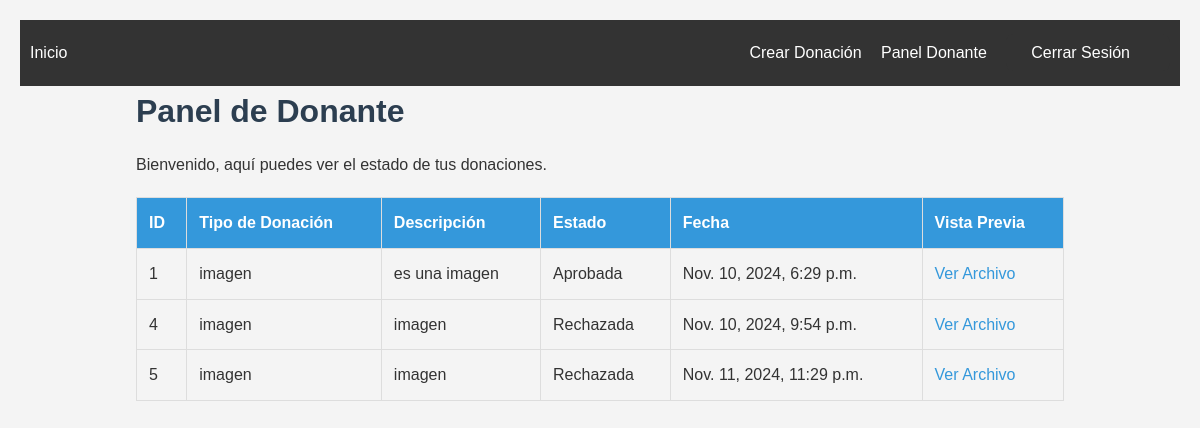
The app's page /donaciones/panel_donante/ (signed in), older data.
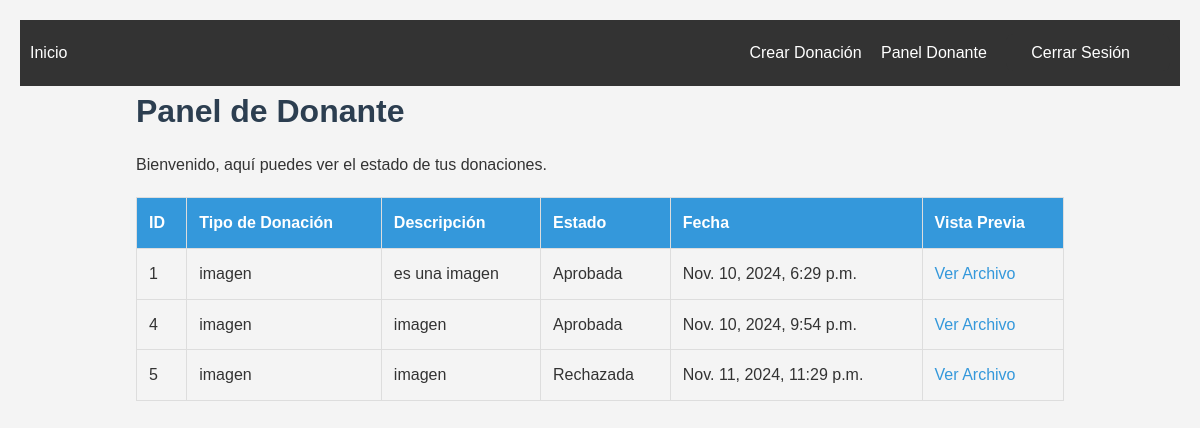
The same page, newer data.
### donaciones/models.py (models this page shows, shortened)
class Donacion(models.Model):
    TIPO_CHOICES = [
        ('imagen', 'Imagen'),
        ('video', 'Video'),
        ('documento', 'Documento'),
        ('audio', 'Audio'),
    ]
    usuario = models.ForeignKey(User, on_delete=models.CASCADE)
    perfil = models.ForeignKey(Perfil, on_delete=models.CASCADE, default=1)  # Asignamos un valor por defecto
    tipo_donacion = models.CharField(max_length=20, choices=TIPO_CHOICES)
    descripcion = models.TextField()
    archivo = models.FileField(upload_to='donaciones/', null=True, blank=True)
    estado = models.CharField(max_length=10, default='pendiente')
    fecha = models.DateTimeField(default=timezone.now)

### donaciones/views.py (the view)
# urls.py: path('panel_donante/', views.panel_donante, name='panel_donante'),
@login_required
def panel_donante(request):
    donaciones = Donacion.objects.filter(usuario=request.user)  # Obtienen las donaciones del usuario
    return render(request, 'donaciones/panel_donante.html', {'donaciones': donaciones})

### donaciones/templates/donaciones/panel_donante.html (shortened to what this page needs)
{% extends 'base.html' %}
{% block content %}
    <div class="container">
        <h1>Panel de Donante</h1>
        <p>Bienvenido, aquí puedes ver el estado de tus donaciones.</p>
        <table>
            <thead>
                <tr>
                    <th>ID</th>
                    <th>Tipo de Donación</th>
                    <th>Descripción</th>
                    <th>Estado</th>
                    <th>Fecha</th>
                    <th>Vista Previa</th>
                </tr>
            </thead>
            <tbody>
                {% for donacion in donaciones %}
                    <tr>
                        <td>{{ donacion.id }}</td>
                        <td>{{ donacion.tipo_donacion }}</td>
                        <td>{{ donacion.descripcion }}</td>
                        <td>
                            {% if donacion.estado == 'pendiente' %}
                                Pendiente
                            {% elif donacion.estado == 'aprobada' %}
                                Aprobada
                            {% elif donacion.estado == 'rechazada' %}
                                Rechazada
                            {% endif %}
                        </td>
                        <td>{{ donacion.fecha }}</td>
                        <td>
                            {% if donacion.archivo %}
                                <a href="{{ donacion.archivo.url }}" target="_blank">Ver Archivo</a>
                            {% else %}
                                No disponible
                            {% endif %}
                        </td>
                    </tr>
                {% endfor %}
            </tbody>
        </table>
    </div>
{% endblock %}

### donaciones/templates/base.html (shortened to what this page needs)
{% load static %}
<!DOCTYPE html>
<html lang="es">
<head>
    <link rel="stylesheet" href="{% static 'css/style.css' %}">
</head>
<body>
    <nav class="nav-bar">
        <div>
            <a href="{% url 'inicio' %}" class="nav-link">Inicio</a>
        </div>
        <div>
            {% if user.is_authenticated %}
                {% if user.perfil.rol == 'aprobador' %}
                    <a href="{% url 'panel_aprobador' %}" style="color: white; margin-right: 15px;">Panel Aprobador</a>
                {% else %}
                    <a href="{% url 'crear_donacion' %}" class="nav-link">Crear Donación</a>
                    <a href="{% url 'panel_donante' %}" class="nav-link">Panel Donante</a>
                {% endif %}
                <form action="{% url 'logout' %}" class="nav-bar" method="post" style="display: inline; box-shadow: none;">
                    <button type="submit" class="logout-button">Cerrar Sesión</button>
                </form>
            {% else %}
                <form action="{% url 'login' %}" class="nav-bar" method="post" style="display: inline; box-shadow: none;">
                    {% csrf_token %}
                    <button type="submit" class="logout-button">Inicio Sesión</button>
                </form>
            {% endif %}
        </div>
    </nav>
    <div>
        {% block content %}{% endblock %}
    </div>
</body>
</html>

### static/css/style.css (style rules this page uses)
* { margin: 0; padding: 0; box-sizing: border-box; }
body { font-family: 'Arial', sans-serif; background-color: #f4f4f4; color: #333; line-height: 1.6; padding: 20px; }
.container { width: 80%; margin: 0 auto; max-width: 1200px; }
h1, h2, h3 { color: #2c3e50; font-family: 'Helvetica', sans-serif; margin-bottom: 15px; }
a { text-decoration: none; color: #3498db; }
button { padding: 10px 15px; background-color: #3498db; color: #fff; border: none; border-radius: 5px; cursor: pointer; }
form { background-color: #fff; padding: 20px; border-radius: 8px; box-shadow: 0 2px 4px rgba(0, 0, 0, 0.1); margin-top: 20px; }
table { width: 100%; border-collapse: collapse; margin-top: 20px; }
table, th, td { border: 1px solid #ddd; }
th, td { padding: 12px; text-align: left; }
th { background-color: #3498db; color: #fff; }

### donaciones/templates/base.html (style rules this page uses)
.nav-bar { background-color: #333; color: white; padding: 10px; display: flex; justify-content: space-between; align-items: center; }
.nav-link { color: white; margin-right: 15px; text-decoration: none; }
.logout-button { background: none; border: none; color: white; cursor: pointer; font: inherit; text-decoration: none; margin-right: 15px; }

Row changes from the older to the newer data that the page shows:
changed Donacion "Nov. 10, 2024, 9:54 p.m.": estado "Rechazada" → "Aprobada"
